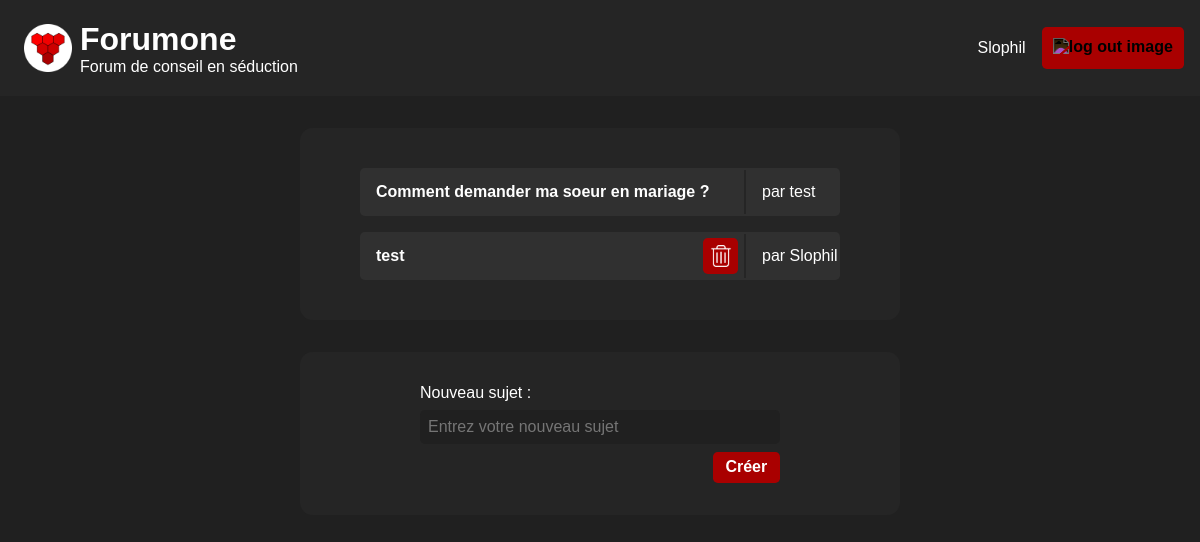
Page /index.php (signed in) on the earlier database version.
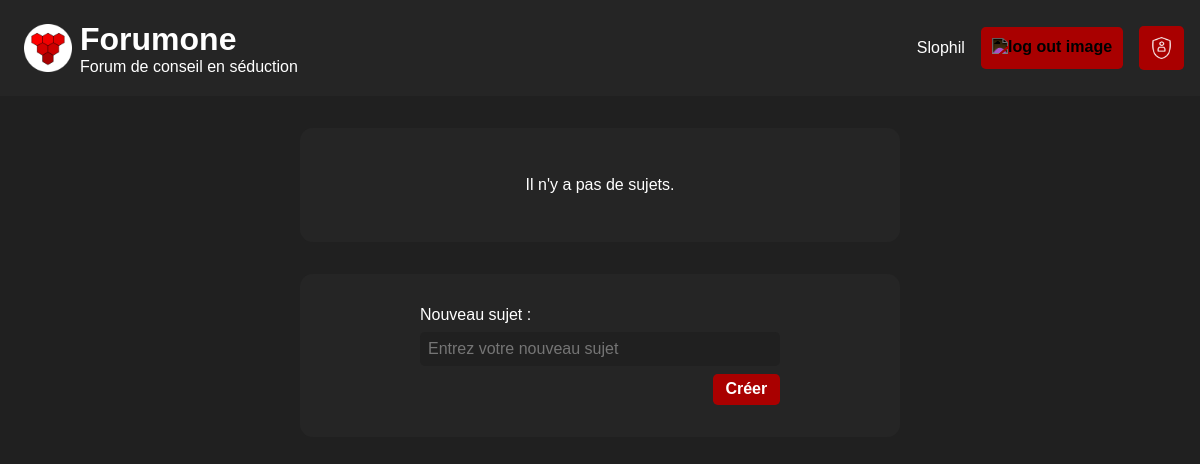
Same page on the later database version.
### tables this page shows
CREATE TABLE IF NOT EXISTS `sujets` (
  `id` int(11) NOT NULL AUTO_INCREMENT,
  `idauteur` int(11) NOT NULL,
  `titre` varchar(128) NOT NULL,
  `date` date NOT NULL,
  PRIMARY KEY (`id`),
  KEY `idauteur` (`idauteur`)
);

CREATE TABLE IF NOT EXISTS `clients` (
  `id` int(11) NOT NULL AUTO_INCREMENT,
  `pseudo` varchar(24) NOT NULL,
  `password` text NOT NULL,
  `date` date NOT NULL,
  `permission` text NOT NULL,
  PRIMARY KEY (`id`),
  UNIQUE KEY `pseudo` (`pseudo`)
);

### app/database.php (called while the page is built, shortened)
<?php
function sql_connect() {
    $dbname = 'forum_no_mb_nl';
    $identifiant = 'root';
    $motdepasse = '';
    $port = 3307;
    try {
        $sch='mysql:host=localhost;dbname='.$dbname.';port='.$port;
        $bdd = new PDO($sch , $identifiant, $motdepasse);
    }
    catch(Exception $e) {
        die('Erreur : '.$e->getMessage());
    }
    return $bdd;
}
function getName($id) {
    $database = sql_connect();
    $sql = "SELECT pseudo FROM `clients` WHERE id=:id;";
    $statement = $database->prepare($sql);
    $statement->bindValue(':id', $id, PDO::PARAM_INT);
    $statement->execute();
    return $statement->fetchAll()[0]["pseudo"];
}
function getSubjects($limit) {
    $database = sql_connect();
    $sql = "SELECT * FROM `sujets` ORDER BY date DESC LIMIT :limit;";
    $statement = $database->prepare($sql);
    $statement->bindValue(':limit', $limit, PDO::PARAM_INT);
    $statement->execute();
    return $statement->fetchAll();
}
function getPermission($iduser) {
    $database = sql_connect();
    $sql = "SELECT permission FROM clients WHERE id = :iduser;";
    $statement = $database->prepare($sql);
    $statement->bindParam(":iduser", $iduser, PDO::PARAM_INT);
    $statement->execute();
    return $statement->fetchAll(PDO::FETCH_ASSOC);
}
?>

### index.php (the view, shortened to what this page needs)
<!DOCTYPE html>
<?php
include_once "app/database.php";
$rights = false;
$connected = false;
if (isset($_SESSION["login"])) {
    $connected = true;
    $permission = getPermission($_SESSION["login"])[0]["permission"];
    if ($permission == "administrateur" || $permission == "moderateur") {
        $rights = true;
    }
}
$load = 20;
?>
<html lang="fr">
<head>
    <link rel="stylesheet" href="css/style.css">
</head>
<body>
    <header id="header">
        <div id="header__head">
            <img src="img/forumone.png" alt="icon" id="header__head__image">
            <div id="header__head__title">
                <h1 id="header__head__title__title">Forumone</h1>
                <p id="header__head__title__sub_title">Forum de conseil en séduction</p>
            </div>
        </div>
        <?php if ($connected) {?>
            <div id="header__user">
                <div id="header__user__name">
                    <?php echo htmlspecialchars(getName($_SESSION['login'])); ?>
                </div>
                <a href="?logout=1" id="header__user__name__log_out_link">
                    <img src="img/log-out.png" alt="log out image" id="header__user__name__log_out_link__image">
                </a>
                <?php if ($rights) { ?>
                <a href="admin.php" id="header__user__name__admin_link">
                    <img src="img/personal-security.png" alt="admin image" id="header__user__name__admin_link__image">
                </a>
                <?php } ?>
            </div>
        <?php } ?>
    </header>
    <section id="subjects">
        <?php foreach(getSubjects($load) as $values) { ?>
        <div id="subjects__list">
            <div id="subjects__list__element">
                <a href="subject.php?id=<?php echo $values["id"]; ?>" id="subjects__list__element__link">
                    <?php echo htmlspecialchars($values["titre"]); ?>
                </a>
                <?php if ($connected) {
                if($_SESSION['login'] == $values["idauteur"] || $rights) { ?>
                <form action="#" method="post" id="subjects__list__element__delete">
                    <input type="image" id="subjects__list__element__delete__image" src="img/delete.png" alt="delete">
                </form>
                <?php }
                } ?>
                <p id="subjects__list__element__name">
                    par <?php echo htmlspecialchars(getName($values["idauteur"])); ?>
                </p>
            </div>
        </div>
        <?php }
        if (count(getSubjects($load)) >= $load) { ?>
        <form action="#" method="post" id="subjects__more_sub">
            <input type="hidden" name="load" value="<?php echo $load; ?>">
            <input type="submit" value="Voir plus">
        </form>
        <?php } else if(count(getSubjects($load)) == 0) { ?>
        <p id="messages__no_messages">
            Il n'y a pas de sujets.
        </p>
        <?php } ?>
    </section>
    <div id="new_subject">
        <p id="new_subject__title">
            Nouveau sujet :
        </p>
        <div id="new_subject__formu">
            <?php
            if (isset($_SESSION['login'])) {
            ?>
            <form action="#" method="post" id="new_subject__formu__form">
                <input id="new_subject__formu__form__name" name="new_subject_name" type="textbox" placeholder="Entrez votre nouveau sujet">
                <input id="new_subject__formu__form__submit" type="submit" value="Créer">
            </form>
            <?php } else { ?>
            <a id="new_subject__formu__register_login" href="login.php">Connectez-vous</a>
            <?php } ?>
        </div>
    </div>
</body>
</html>

Differences in the rows shown:
removed sujets: titre "Comment demander ma soeur en mariage ?", idauteur.pseudo "test"
removed sujets: titre "test", idauteur.pseudo "Slophil"
changed clients "Slophil": permission "user" → "administrateur" (drawn)
Other differences:
text now shown: "Il n'y a pas de sujets."
